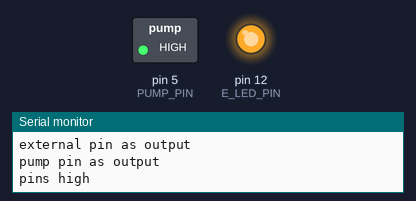
Simulated run of this sketch. Board: Arduino Uno, built with avr-gcc and run on an emulated ATmega328P. Parts: switched loads named in the sketch (green lamp = pin HIGH), output pins drawn as LEDs (lit = HIGH), the last lines printed to the serial monitor.

Above: at 1.0 s.
At 3.0 s:
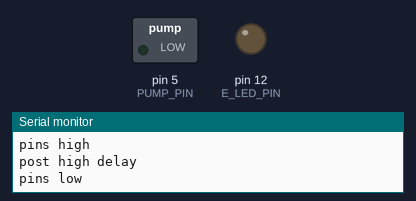
Timing chart, 0 to 5.2 s (numbered marks = the images above):
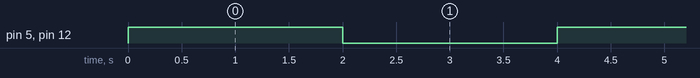

Measured:
- by itself, pin 5 (PUMP_PIN), pin 12 (E_LED_PIN): alternates HIGH for 2.0 s and LOW for 2.0 s

The sketch:

led_pump.ino
```cpp
#define E_LED_PIN 12
#define PUMP_PIN 5


void setup()
{
    Serial.begin(115200);
    Serial.println();
    pinMode(E_LED_PIN, OUTPUT);
    Serial.println("external pin as output");

    pinMode(PUMP_PIN, OUTPUT);
    Serial.println("pump pin as output");
}

void loop()
{
    digitalWrite(E_LED_PIN, HIGH);

    digitalWrite(PUMP_PIN, HIGH);
    Serial.println("pins high");
    delay(2000);
    Serial.println("post high delay");

    digitalWrite(PUMP_PIN, LOW);

    digitalWrite(E_LED_PIN, LOW);
    Serial.println("pins low");
    delay(2000);
    Serial.println("post low delay");
}
```
